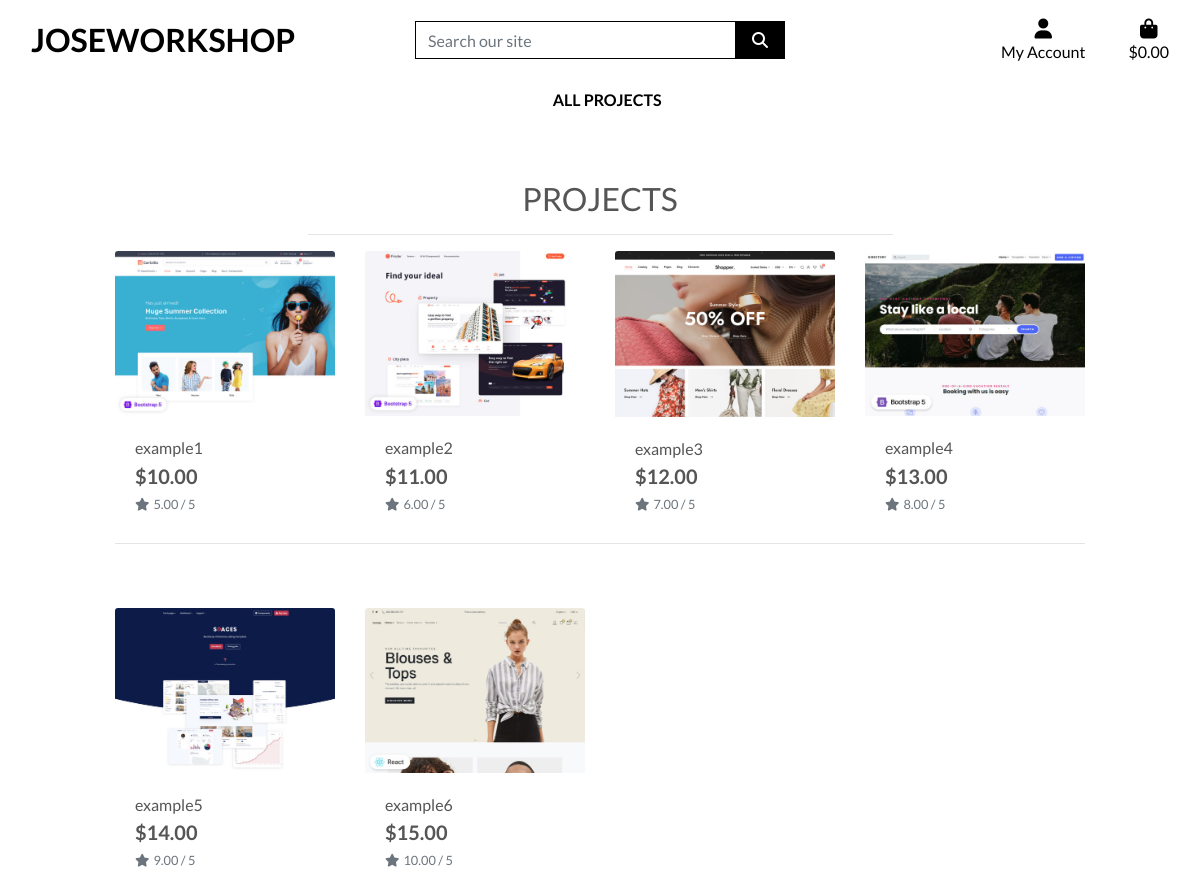
/projects/, run on the app's committed database.
### projects/models.py (models this page shows, shortened)
class Project(models.Model):
    sku = models.CharField(max_length=254, null=True, blank=True)
    name = models.CharField(max_length=254)
    description = models.TextField()
    price = models.DecimalField(max_digits=6, decimal_places=2)
    rating = models.DecimalField(max_digits=6, decimal_places=2, null=True, blank=True)
    images = models.ImageField(null=True, blank=True)

### projects/views.py (the view, shortened to what this page needs)
# urls.py: path('', views.all_projects, name='projects'),
def all_projects(request):
    projects = Project.objects.all()
    query = None
    sort = None
    direction = None
    current_sorting = f'{sort}_{direction}'
    context = {
        'projects': projects,
        'search_term': query,
        'current_sorting': current_sorting,
    }
    return render(request, 'projects/projects.html', context)

### bag/contexts.py (called while the page is built, shortened)
def bag_contents(request):
    bag_items = []
    grand_total = 0
    project_count = 0
    bag = request.session.get('bag', {})
    context = {
        'bag_items': bag_items,
        'project_count': project_count,
        'grand_total': grand_total,
    }
    return context

### projects/templates/projects/projects.html (shortened to what this page needs)
{% extends "base.html" %}
{% load static %}
{% block page_header %}
    <div class="container header-container">
    </div>
{% endblock %}
{% block content %}
    <div class="overlay"></div>
    <div class="container-fluid">
        <div class="row">
            <div class="col text-center mt-3">
                <h2 class="logo-font">Projects</h2>
                <hr class="w-50 mb-1">
            </div>
        </div>
        <div class="row">
            <div class="project-container col-10 offset-1">
                <div class="row">
                    {% for project in projects %}
                        <div class="col-sm-6 col-md-6 col-lg-4 col-xl-3">
                            <div class="card h-100 border-0">
                                {% if project.images %}
                                <a href="{% url 'project_detail' project.id %}">
                                    <img class="card-img-top img-fluid" src="{{ project.images.url }}" alt="{{ project.name }}">
                                </a>
                                {% else %}
                                <a href="{% url 'product_detail' product.id %}">
                                    <img class="card-img-top img-fluid" src="{{ MEDIA_URL }}noimage.png" alt="{{ project.name }}">
                                </a>
                                {% endif %}
                                <div class="card-body pb-0">
                                    <p class="mb-0">{{ project.name }}</p>
                                </div>
                                <div class="card-footer bg-white pt-0 border-0 text-left">
                                    <div class="row">
                                        <div class="col">
                                            <p class="lead mb-0 text-left font-weight-bold">${{ project.price }}</p>
                                            {% if project.rating %}
                                                <small class="text-muted"><i class="fas fa-star mr-1"></i>{{ project.rating }} / 5</small>
                                            {% else %}
                                                <small class="text-muted">No Rating</small>
                                            {% endif %}
                                        </div>
                                    </div>
                                </div>
                            </div>
                        </div>
                        {% if forloop.counter|divisibleby:4 %}
                            <div class="col-12 d-none d-xl-block mb-5">
                                <hr>
                            </div>
                        {% endif %}
                    {% endfor %}
                </div>
            </div>
        </div>
    </div>
{% endblock %}

### templates/base.html (shortened to what this page needs)
{% load static %}
<!doctype html>
<html lang="en">
  <head>
    {% block corecss %}
        <link rel="stylesheet" href="https://stackpath.bootstrapcdn.com/bootstrap/4.4.1/css/bootstrap.min.css">
        <link rel="stylesheet" href="{% static 'css/base.css' %}">
    {% endblock %}
  </head>
  <body>
    <header class="container-fluid fixed-top">
        <div id="topnav" class="row bg-white pt-lg-2 d-none d-lg-flex">
            <div class="col-12 col-lg-4 my-auto py-1 py-lg-0 text-center text-lg-left">
                <a href="{% url 'home' %}" class="nav-link main-logo-link">
                    <h2 class="logo-font text-black my-0"><strong>joseworkshop</strong></h2>
                </a>
            </div>
            <div class="col-12 col-lg-4 my-auto py-1 py-lg-0">
                <form method="GET" action="{% url 'projects' %}">
                    <div class="input-group w-100">
                        <input class="form-control border border-black rounded-0" type="text" name="q" placeholder="Search our site">
                        <div class="input-group-append">
                            <button class="form-control btn btn-black border border-black rounded-0" type="submit">
                                <span class="icon">
                                    <i class="fas fa-search"></i>
                                </span>
                            </button>
                        </div>
                    </div>
                </form>
            </div>
            <div class="col-12 col-lg-4 my-auto py-1 py-lg-0">
                <ul class="list-inline list-unstyled text-center text-lg-right my-0">
                    <li class="list-inline-item dropdown">
                        <a class="text-black nav-link" href="#" id="user-options" data-toggle="dropdown" aria-haspopup="true" aria-expanded="false">
                            <div class="text-center">
                                <div><i class="fas fa-user fa-lg"></i></div>
                                <p class="my-0">My Account</p>
                            </div>
                        </a>
                    </li>
                    <li class="list-inline-item">
                        <a class="{% if grand_total %}text-info font-weight-bold{% else %}text-black{% endif %} nav-link" href="{% url 'view_bag' %}">
                            <div class="text-center">
                                <div><i class="fas fa-shopping-bag fa-lg"></i></div>
                                <p class="my-0">
                                    {% if grand_total %}
                                        ${{ grand_total|floatformat:2 }}
                                    {% else %}
                                        $0.00
                                    {% endif %}
                                </p>
                            </div>
                        </a>
                    </li>
                </ul>
            </div>
        </div>
        <div class="row bg-white">
            <nav class="navbar navbar-expand-lg navbar-light w-100">
                {% include 'includes/mobile-top-header.html' %}
                {% include 'includes/main-nav.html' %}
            </nav>
        </div>
    </header>
    {% block page_header %}
    {% endblock %}
    {% block content %}
    {% endblock %}
  </body>
</html>

### templates/includes/mobile-top-header.html (shortened to what this page needs)
<ul>
  </ul>

### templates/includes/main-nav.html (shortened to what this page needs)
<div class="collapse navbar-collapse" id="main-nav">
    <ul class="navbar-nav w-auto mx-auto">
        <li class="nav-item dropdown">
            <a class="logo-font font-weight-bold nav-link text-black mr-5" href="#" id="all-products-link" data-toggle="dropdown" aria-haspopup="true" aria-expanded="false">
                All Projects
            </a>
        </li>
    </ul>
</div>

### static/css/base.css (style rules this page uses)
html { height: 100%; }
body { background: url('/media/homepage_background_img.jpg') no-repeat center center fixed; background-size: cover; height: calc(100vh - 164px); color: #555; font-family: 'Lato'; }
.icon { align-items: center; display: inline-flex; justify-content: center; height: 1.5rem; width: 1.5rem; }
.logo-font { text-transform: uppercase; }
.main-logo-link { width: fit-content; }
.btn-black { background: black; color: white; }
.overlay { height: 100%; width: 100%; top: 0; left: 0; position: fixed; background: white; z-index: -1; }
.text-black { color: #000 !important; }
.border-black { border: 1px solid black !important; }
@media (min-width: 1200px) { .container { max-width: 95%; } }
@media (min-width: 992px) { .header-container { padding-top: 164px; } }

### data on the page
Project: images (picture), name "example1", price "10.00", rating "5.00"
Project: images (picture), name "example2", price "11.00", rating "6.00"
Project: images (picture), name "example3", price "12.00", rating "7.00"
Project: images (picture), name "example4", price "13.00", rating "8.00"
Project: images (picture), name "example5", price "14.00", rating "9.00"
Project: images (picture), name "example6", price "15.00", rating "10.00"
